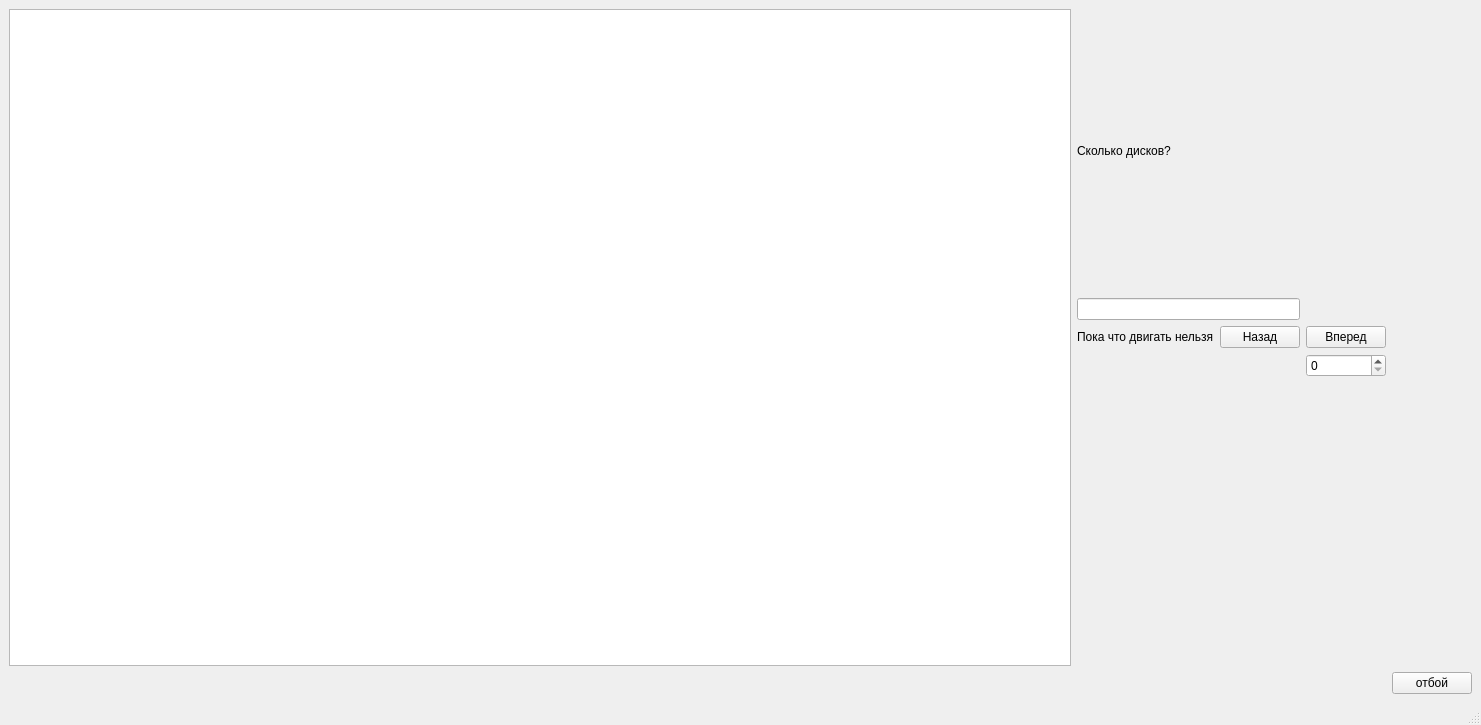
<?xml version="1.0" encoding="UTF-8"?>
<ui version="4.0">
 <class>MainWindow</class>
 <widget class="QMainWindow" name="MainWindow">
  <property name="geometry">
   <rect>
    <x>0</x>
    <y>0</y>
    <width>1481</width>
    <height>725</height>
   </rect>
  </property>
  <property name="windowTitle">
   <string>MainWindow</string>
  </property>
  <widget class="QWidget" name="centralwidget">
   <layout class="QGridLayout" name="gridLayout">
    <item row="2" column="4">
     <widget class="QPushButton" name="pushButton_2">
      <property name="text">
       <string>Вперед</string>
      </property>
     </widget>
    </item>
    <item row="1" column="2" colspan="2">
     <widget class="QLineEdit" name="lineEdit"/>
    </item>
    <item row="0" column="2" colspan="2">
     <widget class="QLabel" name="label_2">
      <property name="text">
       <string>Сколько дисков?</string>
      </property>
     </widget>
    </item>
    <item row="4" column="2">
     <widget class="QLabel" name="label_5">
      <property name="text">
       <string/>
      </property>
     </widget>
    </item>
    <item row="2" column="2">
     <widget class="QLabel" name="label">
      <property name="text">
       <string>Пока что двигать нельзя</string>
      </property>
     </widget>
    </item>
    <item row="5" column="5">
     <widget class="QPushButton" name="pushButton_3">
      <property name="text">
       <string>отбой</string>
      </property>
     </widget>
    </item>
    <item row="3" column="4">
     <widget class="QSpinBox" name="spinBox"/>
    </item>
    <item row="3" column="2">
     <widget class="QLabel" name="label_4">
      <property name="text">
       <string/>
      </property>
     </widget>
    </item>
    <item row="2" column="3">
     <widget class="QPushButton" name="pushButton">
      <property name="sizePolicy">
       <sizepolicy hsizetype="Preferred" vsizetype="Minimum">
        <horstretch>0</horstretch>
        <verstretch>0</verstretch>
       </sizepolicy>
      </property>
      <property name="text">
       <string>Назад</string>
      </property>
     </widget>
    </item>
    <item row="0" column="0" rowspan="5">
     <widget class="QGraphicsView" name="graphicsView"/>
    </item>
   </layout>
  </widget>
  <widget class="QMenuBar" name="menubar">
   <property name="geometry">
    <rect>
     <x>0</x>
     <y>0</y>
     <width>1481</width>
     <height>22</height>
    </rect>
   </property>
  </widget>
  <widget class="QStatusBar" name="statusbar"/>
 </widget>
 <resources/>
 <connections/>
</ui>
